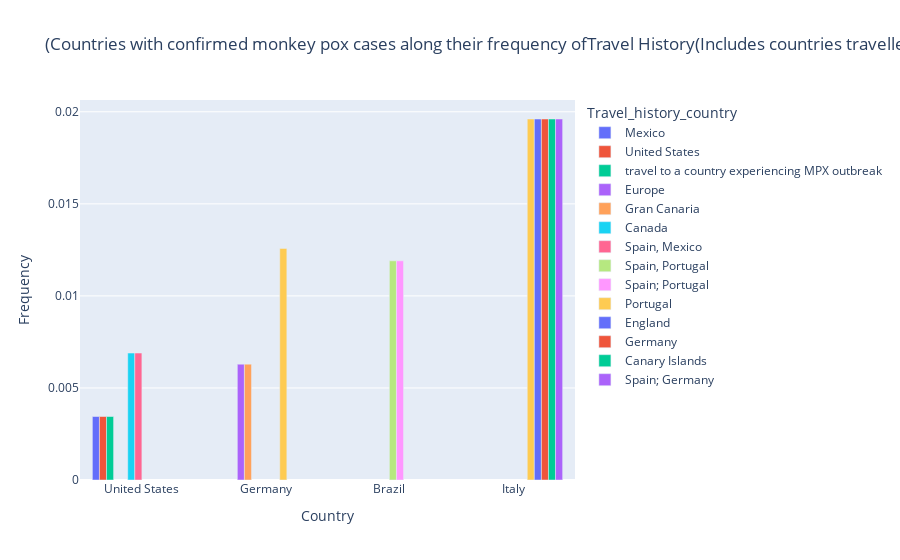

Write notebook code for a chart like this one.
### Code cell
fig = px.bar(data_frame=country_travel_history_conf.head(15),
            x="Country",
            y="Frequency",
            color="Travel_history_country",
             barmode="group",
            title="(Countries with confirmed monkey pox cases along their frequency ofTravel History(Includes countries travelled to)")
fig.show()

### Figure 1 — Plotly figure (JSON) as saved in the notebook; plotly's stock layout.template omitted (floating-point values rounded to 4 significant figures)
{"data": [{"alignmentgroup": "True", "hovertemplate": "Travel_history_country=Mexico<br>Country=%{x}<br>Frequency=%{y}<extra></extra>", "legendgroup": "Mexico", "marker": {"color": "#636efa", "pattern": {"shape": ""}}, "name": "Mexico", "offsetgroup": "Mexico", "orientation": "v", "showlegend": true, "textposition": "auto", "type": "bar", "x": ["United States"], "xaxis": "x", "y": [0.003448], "yaxis": "y"}, {"alignmentgroup": "True", "hovertemplate": "Travel_history_country=United States<br>Country=%{x}<br>Frequency=%{y}<extra></extra>", "legendgroup": "United States", "marker": {"color": "#EF553B", "pattern": {"shape": ""}}, "name": "United States", "offsetgroup": "United States", "orientation": "v", "showlegend": true, "textposition": "auto", "type": "bar", "x": ["United States"], "xaxis": "x", "y": [0.003448], "yaxis": "y"}, {"alignmentgroup": "True", "hovertemplate": "Travel_history_country=travel to a country experiencing MPX outbreak<br>Country=%{x}<br>Frequency=%{y}<extra></extra>", "legendgroup": "travel to a country experiencing MPX outbreak", "marker": {"color": "#00cc96", "pattern": {"shape": ""}}, "name": "travel to a country experiencing MPX outbreak", "offsetgroup": "travel to a country experiencing MPX outbreak", "orientation": "v", "showlegend": true, "textposition": "auto", "type": "bar", "x": ["United States"], "xaxis": "x", "y": [0.003448], "yaxis": "y"}, {"alignmentgroup": "True", "hovertemplate": "Travel_history_country=Europe<br>Country=%{x}<br>Frequency=%{y}<extra></extra>", "legendgroup": "Europe", "marker": {"color": "#ab63fa", "pattern": {"shape": ""}}, "name": "Europe", "offsetgroup": "Europe", "orientation": "v", "showlegend": true, "textposition": "auto", "type": "bar", "x": ["Germany"], "xaxis": "x", "y": [0.006289], "yaxis": "y"}, {"alignmentgroup": "True", "hovertemplate": "Travel_history_country=Gran Canaria<br>Country=%{x}<br>Frequency=%{y}<extra></extra>", "legendgroup": "Gran Canaria", "marker": {"color": "#FFA15A", "pattern": {"shape": ""}}, "name": "Gran Canaria", "offsetgroup": "Gran Canaria", "orientation": "v", "showlegend": true, "textposition": "auto", "type": "bar", "x": ["Germany"], "xaxis": "x", "y": [0.006289], "yaxis": "y"}, {"alignmentgroup": "True", "hovertemplate": "Travel_history_country=Canada<br>Country=%{x}<br>Frequency=%{y}<extra></extra>", "legendgroup": "Canada", "marker": {"color": "#19d3f3", "pattern": {"shape": ""}}, "name": "Canada", "offsetgroup": "Canada", "orientation": "v", "showlegend": true, "textposition": "auto", "type": "bar", "x": ["United States"], "xaxis": "x", "y": [0.006897], "yaxis": "y"}, {"alignmentgroup": "True", "hovertemplate": "Travel_history_country=Spain, Mexico<br>Country=%{x}<br>Frequency=%{y}<extra></extra>", "legendgroup": "Spain, Mexico", "marker": {"color": "#FF6692", "pattern": {"shape": ""}}, "name": "Spain, Mexico", "offsetgroup": "Spain, Mexico", "orientation": "v", "showlegend": true, "textposition": "auto", "type": "bar", "x": ["United States"], "xaxis": "x", "y": [0.006897], "yaxis": "y"}, {"alignmentgroup": "True", "hovertemplate": "Travel_history_country=Spain, Portugal<br>Country=%{x}<br>Frequency=%{y}<extra></extra>", "legendgroup": "Spain, Portugal", "marker": {"color": "#B6E880", "pattern": {"shape": ""}}, "name": "Spain, Portugal", "offsetgroup": "Spain, Portugal", "orientation": "v", "showlegend": true, "textposition": "auto", "type": "bar", "x": ["Brazil"], "xaxis": "x", "y": [0.0119], "yaxis": "y"}, {"alignmentgroup": "True", "hovertemplate": "Travel_history_country=Spain; Portugal<br>Country=%{x}<br>Frequency=%{y}<extra></extra>", "legendgroup": "Spain; Portugal", "marker": {"color": "#FF97FF", "pattern": {"shape": ""}}, "name": "Spain; Portugal", "offsetgroup": "Spain; Portugal", "orientation": "v", "showlegend": true, "textposition": "auto", "type": "bar", "x": ["Brazil"], "xaxis": "x", "y": [0.0119], "yaxis": "y"}, {"alignmentgroup": "True", "hovertemplate": "Travel_history_country=Portugal<br>Country=%{x}<br>Frequency=%{y}<extra></extra>", "legendgroup": "Portugal", "marker": {"color": "#FECB52", "pattern": {"shape": ""}}, "name": "Portugal", "offsetgroup": "Portugal", "orientation": "v", "showlegend": true, "textposition": "auto", "type": "bar", "x": ["Germany", "Italy"], "xaxis": "x", "y": [0.01258, 0.01961], "yaxis": "y"}, {"alignmentgroup": "True", "hovertemplate": "Travel_history_country=England<br>Country=%{x}<br>Frequency=%{y}<extra></extra>", "legendgroup": "England", "marker": {"color": "#636efa", "pattern": {"shape": ""}}, "name": "England", "offsetgroup": "England", "orientation": "v", "showlegend": true, "textposition": "auto", "type": "bar", "x": ["Italy"], "xaxis": "x", "y": [0.01961], "yaxis": "y"}, {"alignmentgroup": "True", "hovertemplate": "Travel_history_country=Germany<br>Country=%{x}<br>Frequency=%{y}<extra></extra>", "legendgroup": "Germany", "marker": {"color": "#EF553B", "pattern": {"shape": ""}}, "name": "Germany", "offsetgroup": "Germany", "orientation": "v", "showlegend": true, "textposition": "auto", "type": "bar", "x": ["Italy"], "xaxis": "x", "y": [0.01961], "yaxis": "y"}, {"alignmentgroup": "True", "hovertemplate": "Travel_history_country=Canary Islands<br>Country=%{x}<br>Frequency=%{y}<extra></extra>", "legendgroup": "Canary Islands", "marker": {"color": "#00cc96", "pattern": {"shape": ""}}, "name": "Canary Islands", "offsetgroup": "Canary Islands", "orientation": "v", "showlegend": true, "textposition": "auto", "type": "bar", "x": ["Italy"], "xaxis": "x", "y": [0.01961], "yaxis": "y"}, {"alignmentgroup": "True", "hovertemplate": "Travel_history_country=Spain; Germany<br>Country=%{x}<br>Frequency=%{y}<extra></extra>", "legendgroup": "Spain; Germany", "marker": {"color": "#ab63fa", "pattern": {"shape": ""}}, "name": "Spain; Germany", "offsetgroup": "Spain; Germany", "orientation": "v", "showlegend": true, "textposition": "auto", "type": "bar", "x": ["Italy"], "xaxis": "x", "y": [0.01961], "yaxis": "y"}], "layout": {"barmode": "group", "legend": {"title": {"text": "Travel_history_country"}, "tracegroupgap": 0}, "title": {"text": "(Countries with confirmed monkey pox cases along their frequency ofTravel History(Includes countries travelled to)"}, "xaxis": {"anchor": "y", "domain": [0, 1], "title": {"text": "Country"}}, "yaxis": {"anchor": "x", "domain": [0, 1], "title": {"text": "Frequency"}}}}
